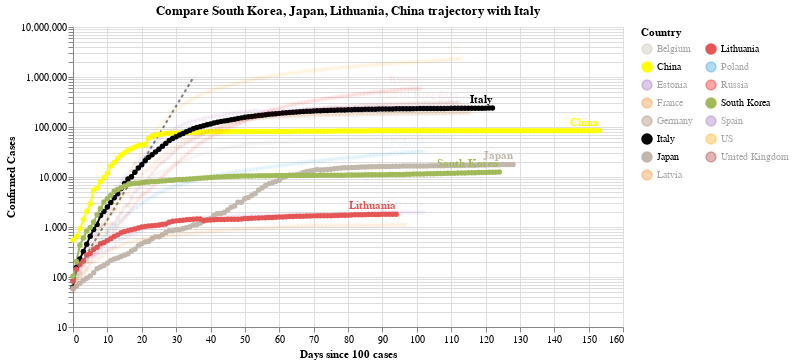

The cell this chart's notebook holds for it:
### Code cell
#hide_input
chart3 = make_since_chart(dff2, ['South Korea', 'Japan', 'Lithuania', 'China'], baseline_countries)
chart3

### Figure 1 — Vega-Lite specification as saved in the notebook (floating-point values rounded to 4 significant figures; data arrays with more than 128 entries replaced by an {"elided": "..."} marker saying what was removed)
{"config": {"view": {"continuousWidth": 400, "continuousHeight": 300}}, "layer": [{"data": {"name": "data-628230001892d6798b50651be41d1b3e"}, "mark": {"type": "line", "color": "black", "opacity": 0.5, "strokeDash": [3, 3]}, "encoding": {"x": {"type": "quantitative", "field": "Days since 100 cases"}, "y": {"type": "quantitative", "field": "Confirmed Cases"}}}, {"data": {"name": "data-8963d3cd024d018332f830ad70bc8872"}, "mark": {"type": "line", "point": true}, "encoding": {"color": {"type": "nominal", "field": "Country", "legend": {"columns": 2}, "scale": {"domain": ["Belgium", "China", "Estonia", "France", "Germany", "Italy", "Japan", "Latvia", "Lithuania", "Poland", "Russia", "South Korea", "Spain", "US", "United Kingdom"], "range": ["#C1B7AD", "yellow", "#9467bd", "#F58518", "#9D755D", "black", "#C1B7AD", "#F58518", "#E45756", "#2495D3", "red", "#A1BA59", "#9467bd", "orange", "brown"]}}, "opacity": {"condition": {"value": 1, "selection": "selector001"}, "value": 0.05}, "tooltip": [{"type": "nominal", "field": "Country"}, {"type": "temporal", "field": "Date"}, {"type": "quantitative", "field": "Confirmed Cases"}, {"type": "quantitative", "field": "Days since 100 cases"}], "x": {"type": "quantitative", "field": "Days since 100 cases"}, "y": {"type": "quantitative", "field": "Confirmed Cases", "scale": {"type": "log"}}}, "selection": {"selector001": {"type": "multi", "fields": ["Country"], "bind": "legend", "init": [{"Country": "South Korea"}, {"Country": "Japan"}, {"Country": "Lithuania"}, {"Country": "China"}, {"Country": "Italy"}]}}, "width": 550}, {"data": {"name": "data-8963d3cd024d018332f830ad70bc8872"}, "mark": {"type": "text", "align": "right", "dy": -8, "fontWeight": "bold"}, "encoding": {"color": {"type": "nominal", "field": "Country", "legend": {"columns": 2}, "scale": {"domain": ["Belgium", "China", "Estonia", "France", "Germany", "Italy", "Japan", "Latvia", "Lithuania", "Poland", "Russia", "South Korea", "Spain", "US", "United Kingdom"], "range": ["#C1B7AD", "yellow", "#9467bd", "#F58518", "#9D755D", "black", "#C1B7AD", "#F58518", "#E45756", "#2495D3", "red", "#A1BA59", "#9467bd", "orange", "brown"]}}, "opacity": {"condition": {"value": 1, "selection": "selector001"}, "value": 0.05}, "text": {"type": "nominal", "field": "Country"}, "tooltip": [{"type": "nominal", "field": "Country"}, {"type": "temporal", "field": "Date"}, {"type": "quantitative", "field": "Confirmed Cases"}, {"type": "quantitative", "field": "Days since 100 cases"}], "x": {"type": "quantitative", "field": "Days since 100 cases"}, "y": {"type": "quantitative", "field": "Confirmed Cases", "scale": {"type": "log"}}}, "transform": [{"filter": "(datum['Date'] >= 1592870400000)"}], "width": 550}], "title": "Compare South Korea, Japan, Lithuania, China trajectory with Italy", "$schema": "https://vega.github.io/schema/vega-lite/v4.0.2.json", "datasets": {"data-628230001892d6798b50651be41d1b3e": [{"Days since 100 cases": 0, "Confirmed Cases": 100.0}, {"Days since 100 cases": 1, "Confirmed Cases": 130.0}, {"Days since 100 cases": 2, "Confirmed Cases": 169.0}, {"Days since 100 cases": 3, "Confirmed Cases": 219.7}, {"Days since 100 cases": 4, "Confirmed Cases": 285.6}, {"Days since 100 cases": 5, "Confirmed Cases": 371.3}, {"Days since 100 cases": 6, "Confirmed Cases": 482.7}, {"Days since 100 cases": 7, "Confirmed Cases": 627.5}, {"Days since 100 cases": 8, "Confirmed Cases": 815.7}, {"Days since 100 cases": 9, "Confirmed Cases": 1060.0}, {"Days since 100 cases": 10, "Confirmed Cases": 1379.0}, {"Days since 100 cases": 11, "Confirmed Cases": 1792.0}, {"Days since 100 cases": 12, "Confirmed Cases": 2330.0}, {"Days since 100 cases": 13, "Confirmed Cases": 3029.0}, {"Days since 100 cases": 14, "Confirmed Cases": 3937.0}, {"Days since 100 cases": 15, "Confirmed Cases": 5119.0}, {"Days since 100 cases": 16, "Confirmed Cases": 6654.0}, {"Days since 100 cases": 17, "Confirmed Cases": 8650.0}, {"Days since 100 cases": 18, "Confirmed Cases": 11250.0}, {"Days since 100 cases": 19, "Confirmed Cases": 14620.0}, {"Days since 100 cases": 20, "Confirmed Cases": 19000.0}, {"Days since 100 cases": 21, "Confirmed Cases": 24710.0}, {"Days since 100 cases": 22, "Confirmed Cases": 32120.0}, {"Days since 100 cases": 23, "Confirmed Cases": 41750.0}, {"Days since 100 cases": 24, "Confirmed Cases": 54280.0}, {"Days since 100 cases": 25, "Confirmed Cases": 70560.0}, {"Days since 100 cases": 26, "Confirmed Cases": 91730.0}, {"Days since 100 cases": 27, "Confirmed Cases": 119300.0}, {"Days since 100 cases": 28, "Confirmed Cases": 155000.0}, {"Days since 100 cases": 29, "Confirmed Cases": 201500.0}, {"Days since 100 cases": 30, "Confirmed Cases": 262000.0}, {"Days since 100 cases": 31, "Confirmed Cases": 340600.0}, {"Days since 100 cases": 32, "Confirmed Cases": 442800.0}, {"Days since 100 cases": 33, "Confirmed Cases": 575600.0}, {"Days since 100 cases": 34, "Confirmed Cases": 748300.0}, {"Days since 100 cases": 35, "Confirmed Cases": 972800.0}], "data-8963d3cd024d018332f830ad70bc8872": {"elided": "1718 records"}}}
